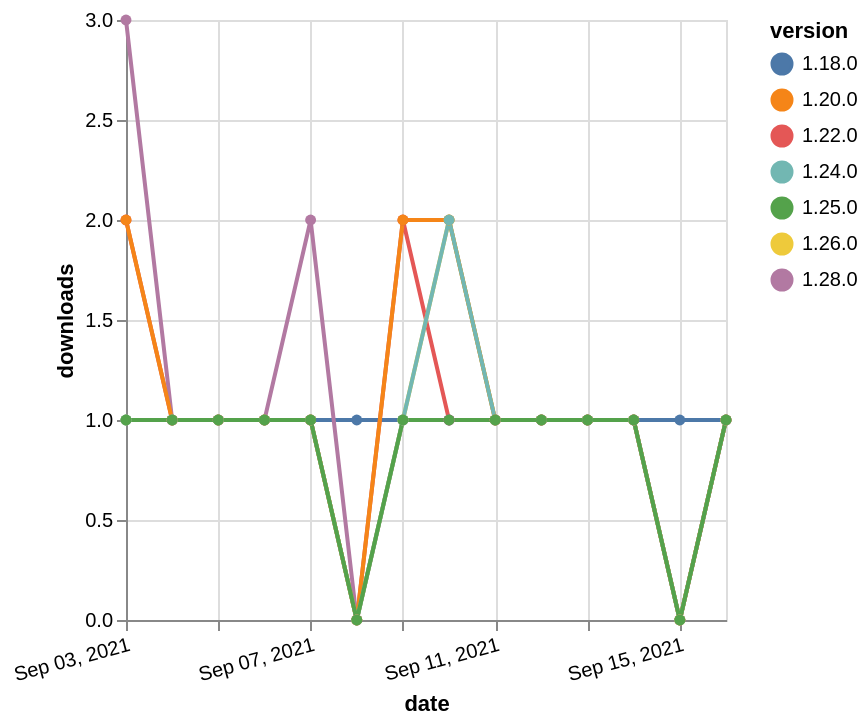

Here is the Vega-Lite specification saved for this chart:
### Vega-Lite specification from a JSON file in a GitHub repository (floating-point values rounded to 4 significant figures)
{"$schema": "https://vega.github.io/schema/vega-lite/v5.json", "description": "A simple bar chart with embedded data.", "data": {"values": [{"date": "2021-09-03", "total": 219, "delta": 1, "version": "1.18.0"}, {"date": "2021-09-04", "total": 220, "delta": 1, "version": "1.18.0"}, {"date": "2021-09-05", "total": 221, "delta": 1, "version": "1.18.0"}, {"date": "2021-09-06", "total": 222, "delta": 1, "version": "1.18.0"}, {"date": "2021-09-07", "total": 223, "delta": 1, "version": "1.18.0"}, {"date": "2021-09-08", "total": 224, "delta": 1, "version": "1.18.0"}, {"date": "2021-09-09", "total": 225, "delta": 1, "version": "1.18.0"}, {"date": "2021-09-10", "total": 226, "delta": 1, "version": "1.18.0"}, {"date": "2021-09-11", "total": 227, "delta": 1, "version": "1.18.0"}, {"date": "2021-09-12", "total": 228, "delta": 1, "version": "1.18.0"}, {"date": "2021-09-13", "total": 229, "delta": 1, "version": "1.18.0"}, {"date": "2021-09-14", "total": 230, "delta": 1, "version": "1.18.0"}, {"date": "2021-09-15", "total": 231, "delta": 1, "version": "1.18.0"}, {"date": "2021-09-16", "total": 232, "delta": 1, "version": "1.18.0"}, {"date": "2021-09-03", "total": 166, "delta": 2, "version": "1.22.0"}, {"date": "2021-09-04", "total": 167, "delta": 1, "version": "1.22.0"}, {"date": "2021-09-05", "total": 168, "delta": 1, "version": "1.22.0"}, {"date": "2021-09-06", "total": 169, "delta": 1, "version": "1.22.0"}, {"date": "2021-09-07", "total": 170, "delta": 1, "version": "1.22.0"}, {"date": "2021-09-08", "total": 170, "delta": 0, "version": "1.22.0"}, {"date": "2021-09-09", "total": 172, "delta": 2, "version": "1.22.0"}, {"date": "2021-09-10", "total": 173, "delta": 1, "version": "1.22.0"}, {"date": "2021-09-11", "total": 174, "delta": 1, "version": "1.22.0"}, {"date": "2021-09-12", "total": 175, "delta": 1, "version": "1.22.0"}, {"date": "2021-09-13", "total": 176, "delta": 1, "version": "1.22.0"}, {"date": "2021-09-14", "total": 177, "delta": 1, "version": "1.22.0"}, {"date": "2021-09-15", "total": 177, "delta": 0, "version": "1.22.0"}, {"date": "2021-09-16", "total": 178, "delta": 1, "version": "1.22.0"}, {"date": "2021-09-03", "total": 115, "delta": 3, "version": "1.28.0"}, {"date": "2021-09-04", "total": 116, "delta": 1, "version": "1.28.0"}, {"date": "2021-09-05", "total": 117, "delta": 1, "version": "1.28.0"}, {"date": "2021-09-06", "total": 118, "delta": 1, "version": "1.28.0"}, {"date": "2021-09-07", "total": 120, "delta": 2, "version": "1.28.0"}, {"date": "2021-09-08", "total": 120, "delta": 0, "version": "1.28.0"}, {"date": "2021-09-09", "total": 121, "delta": 1, "version": "1.28.0"}, {"date": "2021-09-10", "total": 122, "delta": 1, "version": "1.28.0"}, {"date": "2021-09-11", "total": 123, "delta": 1, "version": "1.28.0"}, {"date": "2021-09-12", "total": 124, "delta": 1, "version": "1.28.0"}, {"date": "2021-09-13", "total": 125, "delta": 1, "version": "1.28.0"}, {"date": "2021-09-14", "total": 126, "delta": 1, "version": "1.28.0"}, {"date": "2021-09-15", "total": 126, "delta": 0, "version": "1.28.0"}, {"date": "2021-09-16", "total": 127, "delta": 1, "version": "1.28.0"}, {"date": "2021-09-03", "total": 162, "delta": 1, "version": "1.26.0"}, {"date": "2021-09-04", "total": 163, "delta": 1, "version": "1.26.0"}, {"date": "2021-09-05", "total": 164, "delta": 1, "version": "1.26.0"}, {"date": "2021-09-06", "total": 165, "delta": 1, "version": "1.26.0"}, {"date": "2021-09-07", "total": 166, "delta": 1, "version": "1.26.0"}, {"date": "2021-09-08", "total": 166, "delta": 0, "version": "1.26.0"}, {"date": "2021-09-09", "total": 167, "delta": 1, "version": "1.26.0"}, {"date": "2021-09-10", "total": 169, "delta": 2, "version": "1.26.0"}, {"date": "2021-09-11", "total": 170, "delta": 1, "version": "1.26.0"}, {"date": "2021-09-12", "total": 171, "delta": 1, "version": "1.26.0"}, {"date": "2021-09-13", "total": 172, "delta": 1, "version": "1.26.0"}, {"date": "2021-09-14", "total": 173, "delta": 1, "version": "1.26.0"}, {"date": "2021-09-15", "total": 173, "delta": 0, "version": "1.26.0"}, {"date": "2021-09-16", "total": 174, "delta": 1, "version": "1.26.0"}, {"date": "2021-09-03", "total": 292, "delta": 2, "version": "1.20.0"}, {"date": "2021-09-04", "total": 293, "delta": 1, "version": "1.20.0"}, {"date": "2021-09-05", "total": 294, "delta": 1, "version": "1.20.0"}, {"date": "2021-09-06", "total": 295, "delta": 1, "version": "1.20.0"}, {"date": "2021-09-07", "total": 296, "delta": 1, "version": "1.20.0"}, {"date": "2021-09-08", "total": 296, "delta": 0, "version": "1.20.0"}, {"date": "2021-09-09", "total": 298, "delta": 2, "version": "1.20.0"}, {"date": "2021-09-10", "total": 300, "delta": 2, "version": "1.20.0"}, {"date": "2021-09-11", "total": 301, "delta": 1, "version": "1.20.0"}, {"date": "2021-09-12", "total": 302, "delta": 1, "version": "1.20.0"}, {"date": "2021-09-13", "total": 303, "delta": 1, "version": "1.20.0"}, {"date": "2021-09-14", "total": 304, "delta": 1, "version": "1.20.0"}, {"date": "2021-09-15", "total": 304, "delta": 0, "version": "1.20.0"}, {"date": "2021-09-16", "total": 305, "delta": 1, "version": "1.20.0"}, {"date": "2021-09-03", "total": 156, "delta": 1, "version": "1.24.0"}, {"date": "2021-09-04", "total": 157, "delta": 1, "version": "1.24.0"}, {"date": "2021-09-05", "total": 158, "delta": 1, "version": "1.24.0"}, {"date": "2021-09-06", "total": 159, "delta": 1, "version": "1.24.0"}, {"date": "2021-09-07", "total": 160, "delta": 1, "version": "1.24.0"}, {"date": "2021-09-08", "total": 160, "delta": 0, "version": "1.24.0"}, {"date": "2021-09-09", "total": 161, "delta": 1, "version": "1.24.0"}, {"date": "2021-09-10", "total": 163, "delta": 2, "version": "1.24.0"}, {"date": "2021-09-11", "total": 164, "delta": 1, "version": "1.24.0"}, {"date": "2021-09-12", "total": 165, "delta": 1, "version": "1.24.0"}, {"date": "2021-09-13", "total": 166, "delta": 1, "version": "1.24.0"}, {"date": "2021-09-14", "total": 167, "delta": 1, "version": "1.24.0"}, {"date": "2021-09-15", "total": 167, "delta": 0, "version": "1.24.0"}, {"date": "2021-09-16", "total": 168, "delta": 1, "version": "1.24.0"}, {"date": "2021-09-03", "total": 135, "delta": 1, "version": "1.25.0"}, {"date": "2021-09-04", "total": 136, "delta": 1, "version": "1.25.0"}, {"date": "2021-09-05", "total": 137, "delta": 1, "version": "1.25.0"}, {"date": "2021-09-06", "total": 138, "delta": 1, "version": "1.25.0"}, {"date": "2021-09-07", "total": 139, "delta": 1, "version": "1.25.0"}, {"date": "2021-09-08", "total": 139, "delta": 0, "version": "1.25.0"}, {"date": "2021-09-09", "total": 140, "delta": 1, "version": "1.25.0"}, {"date": "2021-09-10", "total": 141, "delta": 1, "version": "1.25.0"}, {"date": "2021-09-11", "total": 142, "delta": 1, "version": "1.25.0"}, {"date": "2021-09-12", "total": 143, "delta": 1, "version": "1.25.0"}, {"date": "2021-09-13", "total": 144, "delta": 1, "version": "1.25.0"}, {"date": "2021-09-14", "total": 145, "delta": 1, "version": "1.25.0"}, {"date": "2021-09-15", "total": 145, "delta": 0, "version": "1.25.0"}, {"date": "2021-09-16", "total": 146, "delta": 1, "version": "1.25.0"}]}, "width": "container", "mark": {"type": "line", "point": {"filled": true}}, "encoding": {"x": {"field": "date", "type": "temporal", "timeUnit": "yearmonthdate", "title": "date", "axis": {"labelAngle": -15}}, "y": {"field": "delta", "type": "quantitative", "title": "downloads"}, "color": {"field": "version", "type": "nominal"}, "tooltip": {"field": "delta"}}}
